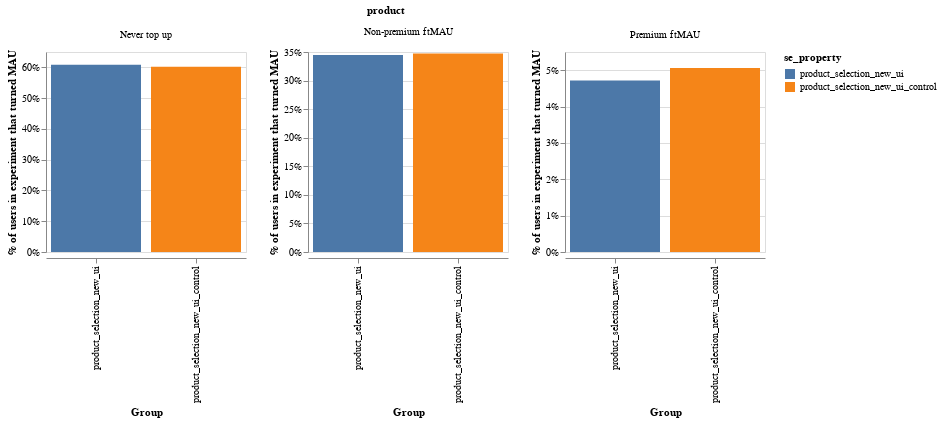

Notebook code cell kept with this figure:
### Code cell
df = pd.read_csv("product_selection.csv")

# drop users who joined in the last 30 days
df["age"] = (pd.to_datetime("today") - pd.to_datetime(df["user_created"])).dt.days
df = df.loc[df["age"] >= 30, :]

df["product"] = "No product chosen"
df.loc[
    df["product_id"].isin(
        ["BLACK_CARD_MONTHLY", "METAL_CARD_MONTHLY", "BUSINESS_METAL", "BUSINESS_BLACK"]
    )
    == True,
    "product",
] = "Premium ftMAU"
df.loc[
    df["product_id"].isin(
        ["BLACK_CARD_MONTHLY", "METAL_CARD_MONTHLY", "BUSINESS_METAL", "BUSINESS_BLACK"]
    )
    == False,
    "product",
] = "Non-premium ftMAU"

df = (
    df.groupby(["se_property", "product", "user_id"])["ever_top_up"]
    .agg("max")
    .reset_index()
)
df.loc[df["ever_top_up"] == 0, "product"] = "Never top up"

df = df.groupby(["se_property", "product"])["user_id"].agg("nunique").reset_index()

df["perc"] = df["user_id"] / df.groupby(["se_property"])["user_id"].transform("sum")

alt.Chart(df).mark_bar().encode(
    x=alt.X("se_property:N", axis=alt.Axis(title="Group")),
    y=alt.Y(
        "perc:Q",
        axis=alt.Axis(title="% of users in experiment that turned MAU", format="%"),
    ),
    color="se_property:N",
).properties(
    width=200, height=200, title="% of users in experiment that turned MAU"
).facet(
    facet="product", columns=3
).resolve_scale(
    y="independent"
)

### Figure 1 — Vega-Lite specification as saved in the notebook (floating-point values rounded to 4 significant figures)
{"config": {"view": {"continuousWidth": 400, "continuousHeight": 300}}, "data": {"name": "data-3f95f78ef2943b7c6e043a20f4cd01f8"}, "facet": {"type": "nominal", "field": "product"}, "spec": {"mark": "bar", "encoding": {"color": {"type": "nominal", "field": "se_property"}, "x": {"type": "nominal", "axis": {"title": "Group"}, "field": "se_property"}, "y": {"type": "quantitative", "axis": {"format": "%", "title": "% of users in experiment that turned MAU"}, "field": "perc"}}, "height": 200, "title": "% of users in experiment that turned MAU", "width": 200}, "columns": 3, "resolve": {"scale": {"y": "independent"}}, "$schema": "https://vega.github.io/schema/vega-lite/v4.0.2.json", "datasets": {"data-3f95f78ef2943b7c6e043a20f4cd01f8": [{"se_property": "product_selection_new_ui", "product": "Never top up", "user_id": 20733, "perc": 0.6082}, {"se_property": "product_selection_new_ui", "product": "Non-premium ftMAU", "user_id": 11750, "perc": 0.3447}, {"se_property": "product_selection_new_ui", "product": "Premium ftMAU", "user_id": 1608, "perc": 0.04717}, {"se_property": "product_selection_new_ui_control", "product": "Never top up", "user_id": 20760, "perc": 0.6021}, {"se_property": "product_selection_new_ui_control", "product": "Non-premium ftMAU", "user_id": 11977, "perc": 0.3473}, {"se_property": "product_selection_new_ui_control", "product": "Premium ftMAU", "user_id": 1745, "perc": 0.05061}]}}
